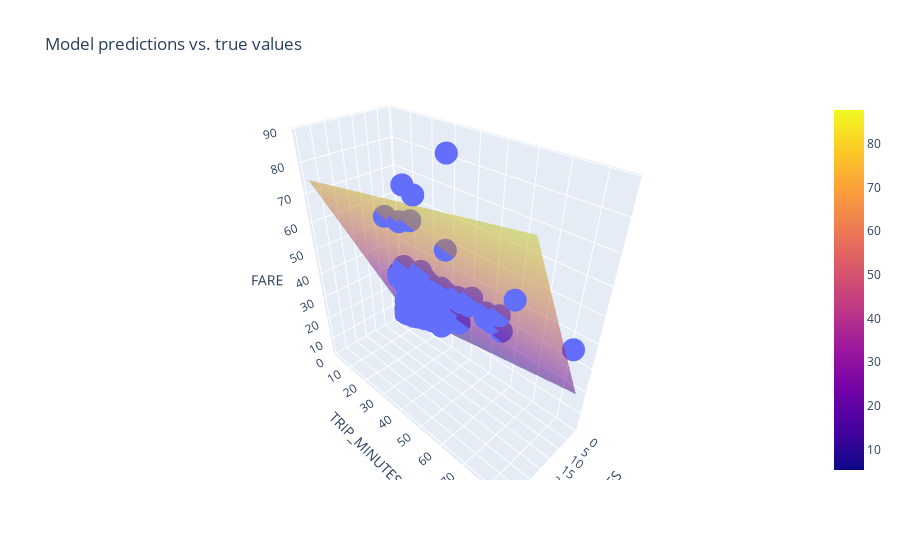

Notebook code cell kept with this figure:
### Code cell
#@title Code - Experiment 3

# The following variables are the hyperparameters.
settings_3 = ml_edu.experiment.ExperimentSettings(
    learning_rate = 0.001,
    number_epochs = 20,
    batch_size = 50,
    input_features = ['TRIP_MILES', 'TRIP_MINUTES']
)

training_df['TRIP_MINUTES'] = training_df['TRIP_SECONDS'] / 60.0
metrics = [keras.metrics.RootMeanSquaredError(name='rmse')]

model_3 = create_model(settings_3, metrics)

experiment_3 = train_model('two_features', model_3, training_df, 'FARE', settings_3)

ml_edu.results.plot_experiment_metrics(experiment_3, ['rmse'])
ml_edu.results.plot_model_predictions(experiment_3, training_df, 'FARE')

### Figure 1 — Plotly figure (JSON) as saved in the notebook; plotly's stock layout.template omitted (floating-point values rounded to 4 significant figures; data arrays with more than 128 entries replaced by an {"elided": "..."} marker saying what was removed)
{"data": [{"hovertemplate": "TRIP_MILES=%{x}<br>TRIP_MINUTES=%{y}<br>FARE=%{z}<extra></extra>", "legendgroup": "", "marker": {"color": "#636efa", "symbol": "circle"}, "mode": "markers", "name": "", "scene": "scene", "showlegend": false, "type": "scatter3d", "x": {"elided": "200 float values"}, "y": {"elided": "200 float values"}, "z": {"elided": "200 float values"}}, {"name": "prediction", "opacity": 0.5, "type": "surface", "x": [0.54, 4.358, 8.176, 11.99, 15.81, 19.63, 23.45, 27.26, 31.08, 34.9], "y": [2.467, 11.64, 20.82, 30.0, 39.18, 48.36, 57.53, 66.71, 75.89, 85.07], "z": [[5.305, 13.05, 20.8, 28.54, 36.29, 44.04, 51.78, 59.53, 67.28, 75.02], [6.719, 14.47, 22.21, 29.96, 37.7, 45.45, 53.2, 60.94, 68.69, 76.44], [8.133, 15.88, 23.63, 31.37, 39.12, 46.86, 54.61, 62.36, 70.1, 77.85], [9.547, 17.29, 25.04, 32.79, 40.53, 48.28, 56.02, 63.77, 71.52, 79.26], [10.96, 18.71, 26.45, 34.2, 41.95, 49.69, 57.44, 65.18, 72.93, 80.68], [12.37, 20.12, 27.87, 35.61, 43.36, 51.11, 58.85, 66.6, 74.34, 82.09], [13.79, 21.53, 29.28, 37.03, 44.77, 52.52, 60.27, 68.01, 75.76, 83.51], [15.2, 22.95, 30.69, 38.44, 46.19, 53.93, 61.68, 69.43, 77.17, 84.92], [16.62, 24.36, 32.11, 39.85, 47.6, 55.35, 63.09, 70.84, 78.59, 86.33], [18.03, 25.78, 33.52, 41.27, 49.02, 56.76, 64.51, 72.25, 80.0, 87.75]]}], "layout": {"legend": {"tracegroupgap": 0}, "scene": {"domain": {"x": [0, 1], "y": [0, 1]}, "xaxis": {"title": {"text": "TRIP_MILES"}}, "yaxis": {"title": {"text": "TRIP_MINUTES"}}, "zaxis": {"title": {"text": "FARE"}}}, "title": {"text": "Model predictions vs. true values"}}}
